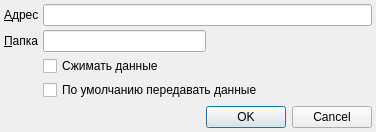
<ui version="4.0" >
 <class>MIACExchangeSetupDialog</class>
 <widget class="QDialog" name="MIACExchangeSetupDialog" >
  <property name="geometry" >
   <rect>
    <x>0</x>
    <y>0</y>
    <width>376</width>
    <height>132</height>
   </rect>
  </property>
  <property name="windowTitle" >
   <string>Настройки соединения с МИАЦ</string>
  </property>
  <layout class="QGridLayout" >
   <property name="margin" >
    <number>4</number>
   </property>
   <property name="spacing" >
    <number>4</number>
   </property>
   <item row="0" column="0" >
    <widget class="QLabel" name="lblAddress" >
     <property name="text" >
      <string>&amp;Адрес</string>
     </property>
     <property name="buddy" >
      <cstring>edtAddress</cstring>
     </property>
    </widget>
   </item>
   <item row="0" column="1" colspan="2" >
    <widget class="QLineEdit" name="edtAddress" />
   </item>
   <item row="1" column="0" >
    <widget class="QLabel" name="lblPostBoxName" >
     <property name="text" >
      <string>&amp;Папка</string>
     </property>
     <property name="buddy" >
      <cstring>edtPostBoxName</cstring>
     </property>
    </widget>
   </item>
   <item row="1" column="1" >
    <widget class="QLineEdit" name="edtPostBoxName" />
   </item>
   <item row="1" column="2" >
    <spacer>
     <property name="orientation" >
      <enum>Qt::Horizontal</enum>
     </property>
     <property name="sizeHint" stdset="0" >
      <size>
       <width>61</width>
       <height>20</height>
      </size>
     </property>
    </spacer>
   </item>
   <item row="4" column="1" >
    <spacer>
     <property name="orientation" >
      <enum>Qt::Vertical</enum>
     </property>
     <property name="sizeHint" stdset="0" >
      <size>
       <width>20</width>
       <height>151</height>
      </size>
     </property>
    </spacer>
   </item>
   <item row="5" column="0" colspan="3" >
    <widget class="QDialogButtonBox" name="buttonBox" >
     <property name="orientation" >
      <enum>Qt::Horizontal</enum>
     </property>
     <property name="standardButtons" >
      <set>QDialogButtonBox::Cancel|QDialogButtonBox::Ok</set>
     </property>
    </widget>
   </item>
   <item row="2" column="1" colspan="2" >
    <widget class="QCheckBox" name="chkCompress" >
     <property name="text" >
      <string>Сжимать данные</string>
     </property>
    </widget>
   </item>
   <item row="3" column="1" colspan="2" >
    <widget class="QCheckBox" name="chkSendByDefault" >
     <property name="text" >
      <string>По умолчанию передавать данные </string>
     </property>
    </widget>
   </item>
  </layout>
 </widget>
 <tabstops>
  <tabstop>edtAddress</tabstop>
  <tabstop>edtPostBoxName</tabstop>
  <tabstop>chkCompress</tabstop>
  <tabstop>chkSendByDefault</tabstop>
  <tabstop>buttonBox</tabstop>
 </tabstops>
 <resources/>
 <connections>
  <connection>
   <sender>buttonBox</sender>
   <signal>accepted()</signal>
   <receiver>MIACExchangeSetupDialog</receiver>
   <slot>accept()</slot>
   <hints>
    <hint type="sourcelabel" >
     <x>270</x>
     <y>279</y>
    </hint>
    <hint type="destinationlabel" >
     <x>157</x>
     <y>274</y>
    </hint>
   </hints>
  </connection>
  <connection>
   <sender>buttonBox</sender>
   <signal>rejected()</signal>
   <receiver>MIACExchangeSetupDialog</receiver>
   <slot>reject()</slot>
   <hints>
    <hint type="sourcelabel" >
     <x>338</x>
     <y>285</y>
    </hint>
    <hint type="destinationlabel" >
     <x>286</x>
     <y>274</y>
    </hint>
   </hints>
  </connection>
 </connections>
</ui>
